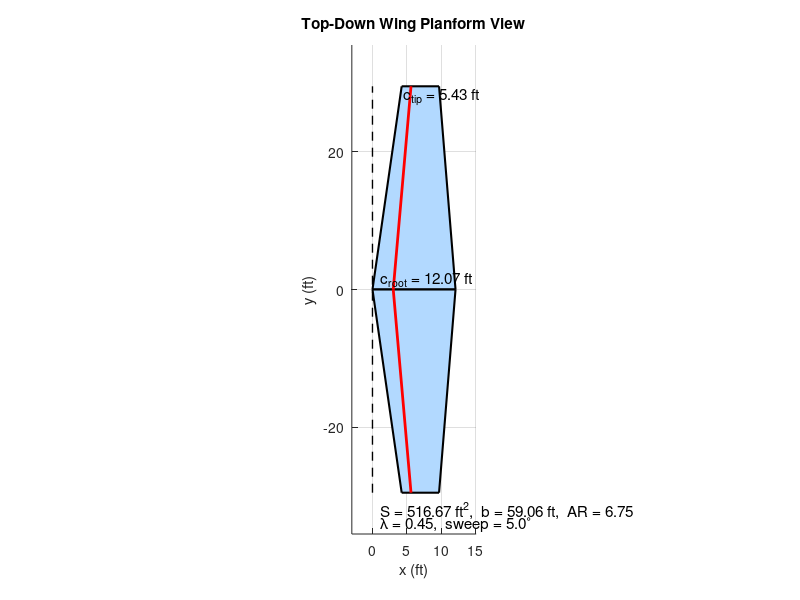

The MATLAB script that drew this image:
% Top-Down Wing Planform Visualizer
% Input S and b in metric, but convert everything else to imperial

clc; clear; close all

%% USER INPUTS (METRIC)

S_m2 = 48;        % wing area, m^2
b_m  = 18;        % wingspan, m
lambda = 0.45;    % taper ratio = c_tip / c_root

% Optional sweep angle at quarter-chord
sweep_deg = 5;    % degrees

%% UNIT CONVERSIONS

m_to_ft = 3.28084;
m2_to_ft2 = 10.7639;

S = S_m2 * m2_to_ft2;     % wing area, ft^2
b = b_m  * m_to_ft;       % wingspan, ft

%% GEOMETRY CALCULATIONS (IMPERIAL)

semi_span = b/2;
sweep = deg2rad(sweep_deg);

% For a trapezoidal wing:
% S = b*(c_root + c_tip)/2
% c_tip = lambda*c_root
% => c_root = 2S / [b*(1+lambda)]

c_root = 2*S / (b*(1 + lambda));
c_tip  = lambda * c_root;

% Quarter-chord sweep offset from root to tip
x_qc_shift = semi_span * tan(sweep);

% Leading edge positions
xLE_root = 0;
xTE_root = c_root;

xQC_root = xLE_root + 0.25*c_root;
xQC_tip  = xQC_root + x_qc_shift;

xLE_tip = xQC_tip - 0.25*c_tip;
xTE_tip = xLE_tip + c_tip;

%% PLANFORM CORNERS

% Right half-wing polygon
x_right = [xLE_root, xTE_root, xTE_tip, xLE_tip];
y_right = [0,        0,        semi_span, semi_span];

% Left half-wing polygon
x_left = [xLE_root, xTE_root, xTE_tip, xLE_tip];
y_left = [0,        0,       -semi_span, -semi_span];

%% PLOT

figure('Color','w');
hold on; grid on; axis equal

fill(x_right, y_right, [0.7 0.85 1.0], 'EdgeColor', 'k', 'LineWidth', 1.5)
fill(x_left,  y_left,  [0.7 0.85 1.0], 'EdgeColor', 'k', 'LineWidth', 1.5)

% Draw centerline
plot([0 0], [-semi_span semi_span], 'k--', 'LineWidth', 1)

% Draw quarter-chord line
plot([xQC_root xQC_tip], [0 semi_span], 'r-', 'LineWidth', 2)
plot([xQC_root xQC_tip], [0 -semi_span], 'r-', 'LineWidth', 2)

xlabel('x (ft)')
ylabel('y (ft)')
title('Top-Down Wing Planform View')

%% ANNOTATION

text(c_root*0.1, 1.5, sprintf('c_{root} = %.2f ft', c_root), 'FontSize', 11)
text(xLE_tip + 0.3, semi_span - 1.5, sprintf('c_{tip} = %.2f ft', c_tip), 'FontSize', 11)
text(c_root*0.1, -semi_span - 2.5, sprintf('S = %.2f ft^2,  b = %.2f ft,  AR = %.2f', S, b, b^2/S), 'FontSize', 11)
text(c_root*0.1, -semi_span - 4.5, sprintf('\\lambda = %.2f,  sweep = %.1f^\\circ', lambda, sweep_deg), 'FontSize', 11)

xlim([min([x_left x_right]) - 3, max([x_left x_right]) + 3])
ylim([-semi_span - 6, semi_span + 6])

%% PRINT RESULTS

fprintf('\n================ WING PLANFORM GEOMETRY ================\n');
fprintf('Input wing area, S         = %.3f m^2\n', S_m2);
fprintf('Input wingspan, b          = %.3f m\n', b_m);
fprintf('Wing area, S              = %.3f ft^2\n', S);
fprintf('Wingspan, b               = %.3f ft\n', b);
fprintf('Aspect ratio, AR          = %.3f\n', b^2/S);
fprintf('Taper ratio, lambda       = %.3f\n', lambda);
fprintf('Sweep angle               = %.3f deg\n', sweep_deg);
fprintf('Root chord, c_root        = %.3f ft\n', c_root);
fprintf('Tip chord, c_tip          = %.3f ft\n', c_tip);
fprintf('========================================================\n\n');
